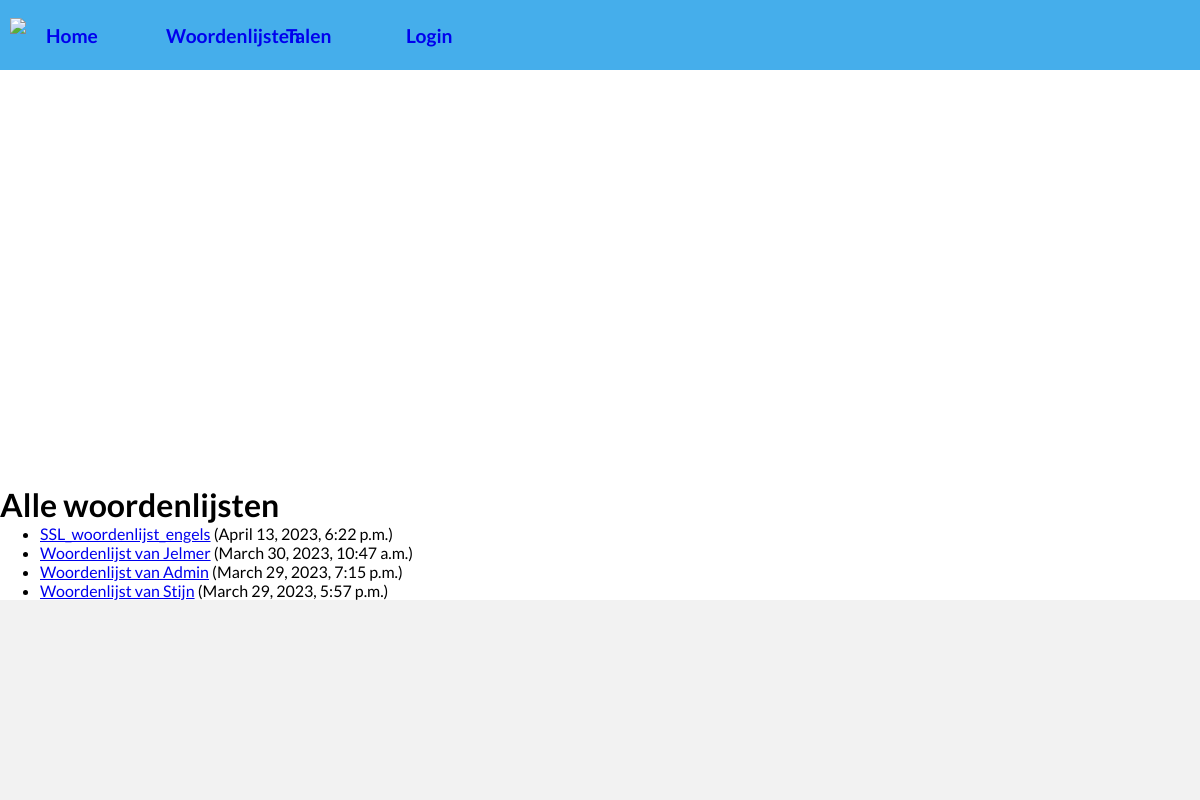
Screenshot of /quiz/wordlists/ with the database file from the repository.
### quiz/models.py (models this page shows, shortened)
class Wordlist(models.Model):
    owner = models.ForeignKey(
        settings.AUTH_USER_MODEL, related_name='wordlists', on_delete=models.SET_NULL, null=True)
    name = models.CharField(max_length=200)
    date_published = models.DateTimeField('date published', default=now)
    materials = models.ManyToManyField(Translation, through='Material')
    VISIBILITY_STATUS = (
        ('pr', 'Private'),
        ('pl', 'Public'),
        ('re', 'Under review'),
    )
    visibility = models.CharField(
        max_length=2,
        choices=VISIBILITY_STATUS,
        default='pr',
        help_text='Visibily status',
    )
    def get_absolute_url(self):
        return reverse('wordlist-detail', kwargs={"pk": self.pk})

### quiz/views.py (the view)
# urls.py: path('wordlists/', views.WordlistListView.as_view(), name='wordlist-list'),
class WordlistListView(generic.ListView):
    model = Wordlist
    paginate_by = 10
    template_name = 'quiz/wordlist_list.html'
    context_object_name = 'latest_wordlists'
    def get_queryset(self):
        return Wordlist.objects.order_by('-date_published')[:5]
    def get_context_data(self, **kwargs):
        context = super().get_context_data(**kwargs)
        context['some_data'] = 'This is just some data'
        return context

### quiz/templates/quiz/wordlist_list.html (shortened to what this page needs)
{% extends 'quiz/base_generic.html' %}
{% block content %}
    <h1>Alle woordenlijsten</h1>
    {% if latest_wordlists %}
        <ul>
        {% for wordlist in latest_wordlists %}
            <li><a href="{{ wordlist.get_absolute_url }}">{{ wordlist.name }}</a> ({{ wordlist.date_published }})</li>
        {% endfor %}
        </ul>
    {% else %}
        <p>Geen woordenlijsten beschikbaar</p>
    {% endif %}
{% endblock content %}

### quiz/templates/quiz/base_generic.html (shortened to what this page needs)
<!DOCTYPE html>
<html>
<head>
    {% load static %}
    <link href="{% static 'quiz/css/base.css' %}" rel="stylesheet">
</head>
<body>
    <nav>
        {% block navbar %}
            <div class="content-wrapper nav-content">
                <img src="https://cdn-icons-png.flaticon.com/512/60/60747.png" id="logo">
                <a href="{% url 'index' %}">Home</a>
                <a href="{% url 'wordlist-list' %}">Woordenlijsten</a>
                <a href="{% url 'language-list' %}">Talen</a>
                {% if user.is_authenticated %}
                    <a href="{% url 'my-wordlist-list' %}">Mijn woordenlijsten</a>
                    <a href="{% url 'logout' %}?next={{ request.path }}">Loguit</a>
                {% else %}
                    <a href="{% url 'login' %}?next={{ request.path }}">Login</a>
                {% endif %}
            </div>
        {% endblock navbar %}
    </nav>
    <div>
    </div>
    <div class="content-wrapper">
        {% block content %}
        {% endblock content %}
    </div>
    <footer>
        {% block footer %}
            <div class="content-wrapper">
            </div>
        {% endblock footer %}
    </footer>
</body>
</html>

### quiz/static/quiz/css/base.css (style rules this page uses)
:root { --bg-color: white; }
* { margin: 0; box-sizing: border-box; }
body { background-color: var(--bg-color); font-family: 'Lato', sans-serif; display: grid; grid-template-rows: auto 1fr auto; min-height: 100vh; }
.content-wrapper { max-width: 1400px; width: 100%; margin: auto; height: 100%; }
nav { height: 70px; background-color: rgb(69, 174, 235); padding: 10px; }
.nav-content { display: flex; align-items: center; gap: 20px; font-size: 1.2em; }
.nav-content #logo { height: 70%; display: block; }
.nav-content a { max-width: 100px; width: 100%; height: 100%; display: flex; align-items: center; font-weight: 600; text-decoration: none; cursor: pointer; }
footer { min-height: 200px; background-color: rgba(0,0,0,0.05); }

### rows the page displays
Wordlist: name "SSL_woordenlijst_engels", date_published "April 13, 2023, 6:22 p.m."
Wordlist: name "Woordenlijst van Jelmer", date_published "March 30, 2023, 10:47 a.m."
Wordlist: name "Woordenlijst van Admin", date_published "March 29, 2023, 7:15 p.m."
Wordlist: name "Woordenlijst van Stijn", date_published "March 29, 2023, 5:57 p.m."
